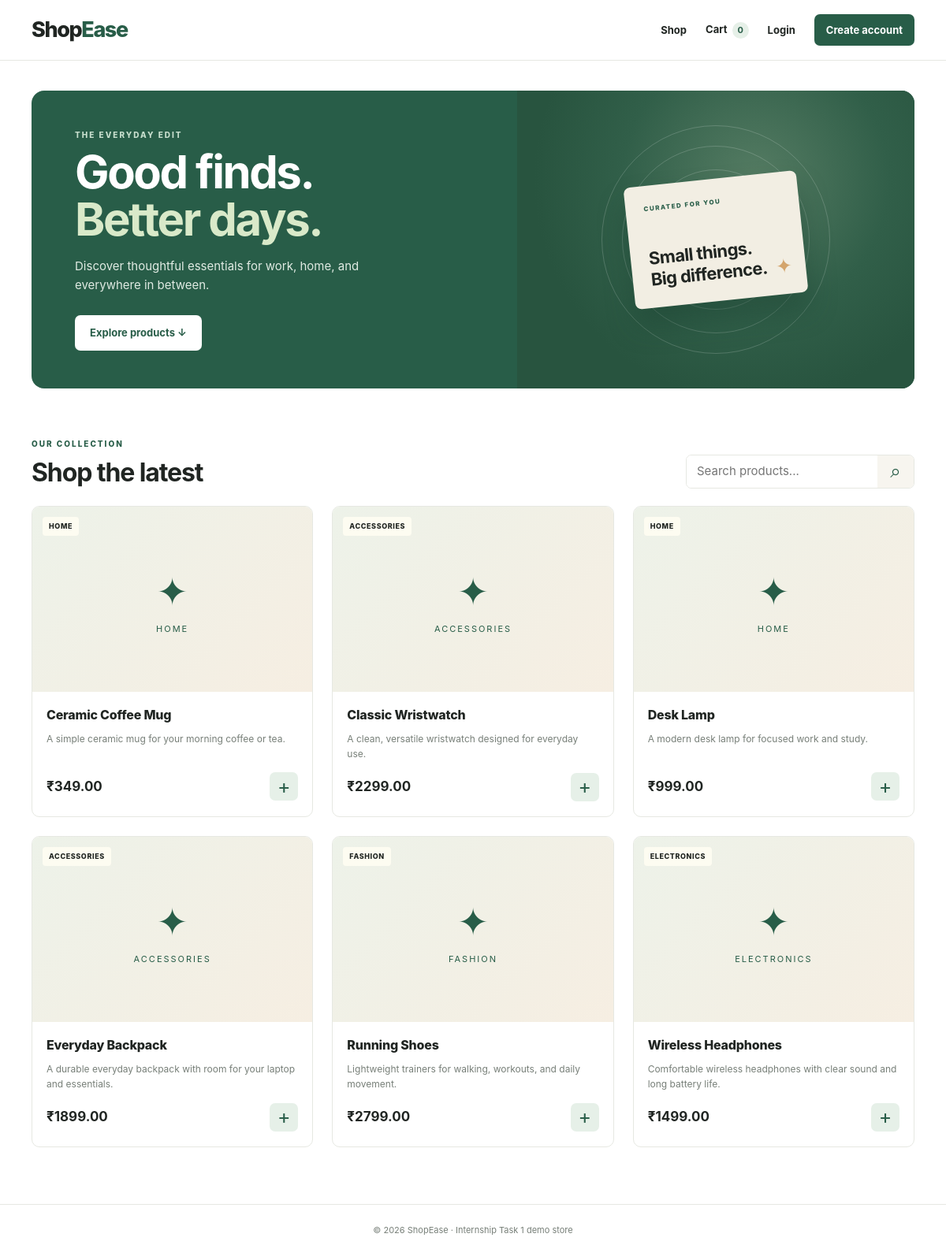
The page / on the database its author committed.
### store/models.py (models this page shows, shortened)
class Product(models.Model):
    name = models.CharField(max_length=120)
    description = models.TextField()
    price = models.DecimalField(max_digits=10, decimal_places=2)
    image_url = models.URLField(blank=True)
    category = models.CharField(max_length=60, default="General")
    stock = models.PositiveIntegerField(default=20)
    created_at = models.DateTimeField(auto_now_add=True)
    class Meta:
        ordering = ["name"]

### store/views.py (the view)
# urls.py: path("", views.home, name="home"),
def home(request):
    products = Product.objects.all()
    query = request.GET.get("q", "").strip()
    if query:
        products = products.filter(name__icontains=query) | products.filter(category__icontains=query)
    _, _, cart_count = _cart_data(request)
    return render(request, "store/home.html", {"products": products, "query": query, "cart_count": cart_count})

### store/views.py (called while the page is built, shortened)
def _cart_data(request):
    cart = request.session.get("cart", {})
    items, total, count = [], Decimal("0.00"), 0
    return items, total, count

### templates/store/home.html (shortened to what this page needs)
{% extends "base.html" %}
{% block content %}
<section class="hero">
  <div class="hero-copy"><p class="eyebrow">THE EVERYDAY EDIT</p><h1>Good finds.<br><span>Better days.</span></h1><p>Discover thoughtful essentials for work, home, and everywhere in between.</p><a href="#products" class="btn btn-light">Explore products ↓</a></div>
  <div class="hero-art" aria-hidden="true"><div class="hero-orbit"></div><div class="hero-card"><span>CURATED FOR YOU</span><strong>Small things.<br>Big difference.</strong><i>✦</i></div></div>
</section>
<section id="products" class="section-head"><div><p class="eyebrow">OUR COLLECTION</p><h2>Shop the latest</h2></div>
  <form class="search-form" method="get" action="{% url 'home' %}"><label class="sr-only" for="search">Search products</label><input id="search" name="q" value="{{ query }}" placeholder="Search products..."><button type="submit" aria-label="Search">⌕</button></form>
</section>
{% if products %}
<div class="product-grid">
{% for product in products %}
  <article class="product-card">
    <a class="product-image" href="{% url 'product_detail' product.id %}">
      {% if product.image_url %}<div class="image-fallback" style="display:none">✦<span>{{ product.category }}</span></div>{% else %}<div class="image-fallback">✦<span>{{ product.category }}</span></div>{% endif %}
      <span class="image-tag">{{ product.category }}</span>
    </a>
    <div class="product-info"><a href="{% url 'product_detail' product.id %}" class="product-name">{{ product.name }}</a><p>{{ product.description|truncatechars:76 }}</p><div class="product-bottom"><strong>₹{{ product.price }}</strong><form method="post" action="{% url 'add_to_cart' product.id %}">{% csrf_token %}<input type="hidden" name="next" value="cart"><button class="add-btn" type="submit" {% if product.stock == 0 %}disabled{% endif %} aria-label="Add {{ product.name }} to cart">+</button></form></div></div>
  </article>
{% endfor %}
</div>
{% else %}<div class="empty-state"><h3>No products found</h3><p>Try a different search term.</p><a href="{% url 'home' %}" class="btn btn-primary">View all products</a></div>{% endif %}
{% endblock %}

### templates/base.html (shortened to what this page needs)
{% load static %}
<!DOCTYPE html>
<html lang="en">
<head>
  <link rel="stylesheet" href="{% static 'css/style.css' %}">
</head>
<body>
<header class="site-header">
  <div class="container nav-wrap">
    <a class="brand" href="{% url 'home' %}">Shop<span>Ease</span></a>
    <nav aria-label="Main navigation">
      <a href="{% url 'home' %}">Shop</a>
      <a href="{% url 'cart' %}">Cart <span class="cart-badge">{{ cart_count|default:0 }}</span></a>
      {% if user.is_authenticated %}
        <a href="{% url 'orders' %}">My orders</a>
        <span class="nav-user">Hi, {{ user.username }}</span>
        <form class="inline-form" method="post" action="{% url 'logout' %}">{% csrf_token %}<button class="nav-button" type="submit">Logout</button></form>
      {% else %}
        <a href="{% url 'login' %}">Login</a>
        <a class="nav-cta" href="{% url 'register' %}">Create account</a>
      {% endif %}
    </nav>
  </div>
</header>
<main class="container main-content">
  {% block content %}{% endblock %}
</main>
<footer class="site-footer"><div class="container">© {% now "Y" %} ShopEase · Internship Task 1 demo store</div></footer>
</body>
</html>

### rows shown on the page
Product: category "HOME", name "Ceramic Coffee Mug", description "A simple ceramic mug for your morning coffee or tea.", price "349.00"
Product: category "ACCESSORIES", name "Classic Wristwatch", description "A clean, versatile wristwatch designed for everyday use.", price "2299.00"
Product: category "HOME", name "Desk Lamp", description "A modern desk lamp for focused work and study.", price "999.00"
Product: category "ACCESSORIES", name "Everyday Backpack", description "A durable everyday backpack with room for your laptop and essentials.", price "1899.00"
Product: category "FASHION", name "Running Shoes", description "Lightweight trainers for walking, workouts, and daily movement.", price "2799.00"
Product: category "ELECTRONICS", name "Wireless Headphones", description "Comfortable wireless headphones with clear sound and long battery life.", price "1499.00"

### other values the page prints
{{ cart_count|default:0 }} "0"
